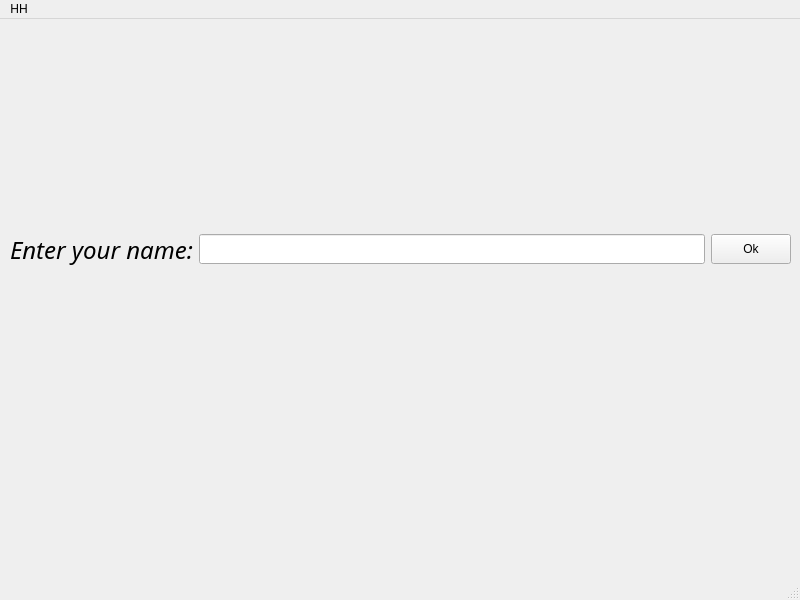
<?xml version="1.0" encoding="UTF-8"?>
<ui version="4.0">
 <class>MainWindow</class>
 <widget class="QMainWindow" name="MainWindow">
  <property name="geometry">
   <rect>
    <x>0</x>
    <y>0</y>
    <width>800</width>
    <height>600</height>
   </rect>
  </property>
  <property name="maximumSize">
   <size>
    <width>800</width>
    <height>600</height>
   </size>
  </property>
  <property name="windowTitle">
   <string>MainWindow</string>
  </property>
  <widget class="QWidget" name="centralwidget">
   <widget class="QWidget" name="horizontalLayoutWidget">
    <property name="geometry">
     <rect>
      <x>10</x>
      <y>210</y>
      <width>781</width>
      <height>41</height>
     </rect>
    </property>
    <layout class="QHBoxLayout" name="data_lay">
     <item>
      <widget class="QLabel" name="enter_name_label">
       <property name="maximumSize">
        <size>
         <width>200</width>
         <height>50</height>
        </size>
       </property>
       <property name="font">
        <font>
         <family>Ubuntu Mono</family>
         <pointsize>18</pointsize>
         <italic>true</italic>
        </font>
       </property>
       <property name="text">
        <string>Enter your name:</string>
       </property>
      </widget>
     </item>
     <item>
      <widget class="QLineEdit" name="enter_name_line">
       <property name="maximumSize">
        <size>
         <width>16777215</width>
         <height>30</height>
        </size>
       </property>
       <property name="font">
        <font>
         <family>Ubuntu Mono</family>
         <pointsize>16</pointsize>
         <italic>true</italic>
        </font>
       </property>
      </widget>
     </item>
     <item>
      <widget class="QPushButton" name="confirm_button">
       <property name="maximumSize">
        <size>
         <width>16777215</width>
         <height>30</height>
        </size>
       </property>
       <property name="text">
        <string>Ok</string>
       </property>
      </widget>
     </item>
    </layout>
   </widget>
   <widget class="QWidget" name="horizontalLayoutWidget_2">
    <property name="geometry">
     <rect>
      <x>210</x>
      <y>260</y>
      <width>281</width>
      <height>31</height>
     </rect>
    </property>
    <layout class="QHBoxLayout" name="error_lay"/>
   </widget>
  </widget>
  <widget class="QMenuBar" name="menubar">
   <property name="geometry">
    <rect>
     <x>0</x>
     <y>0</y>
     <width>800</width>
     <height>22</height>
    </rect>
   </property>
   <widget class="QMenu" name="menuHH">
    <property name="title">
     <string>HH</string>
    </property>
   </widget>
   <addaction name="menuHH"/>
  </widget>
  <widget class="QStatusBar" name="statusbar"/>
 </widget>
 <resources/>
 <connections/>
</ui>
